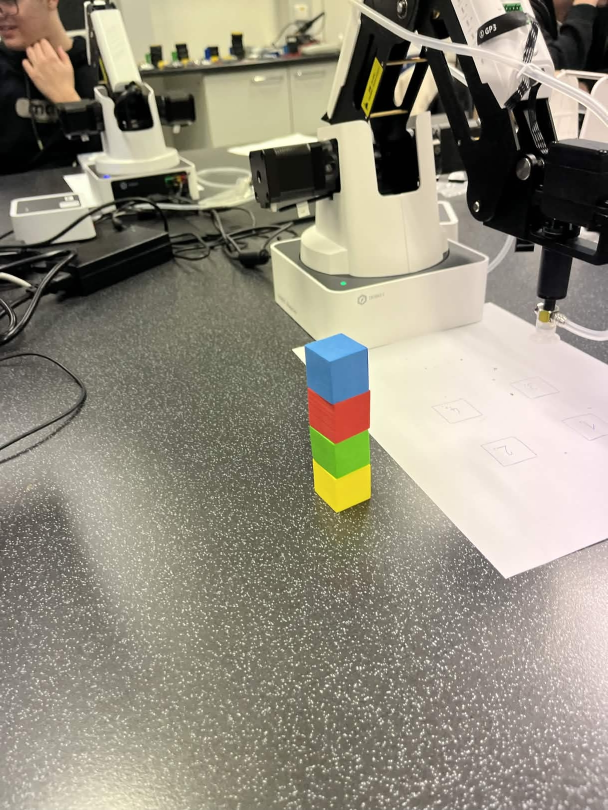
#> input picture Projekt 2/Obrázky/IMG_3015.jpg, 1215 x 1620 px (shown at 1/2 size)
$ python -i project_2C.py   (imports and definitions only)
#> lines starting #> are read from the running program, lines starting #| are printed output that depends on the picture; after the words box and inside, x2 and y2 are one past the last pixel; in counts of white or black regions, pixels touching at a corner belong together
#> further down, picture is the input picture: shape (1620, 1215, 3); mean B, G, R 124.4, 139.3, 144.6
import cv2
import numpy as np
import pydobot

last_print = 0

def detect_squares(frame):
    results = []

    img = frame.copy()
    gray = cv2.cvtColor(img, cv2.COLOR_BGR2GRAY)
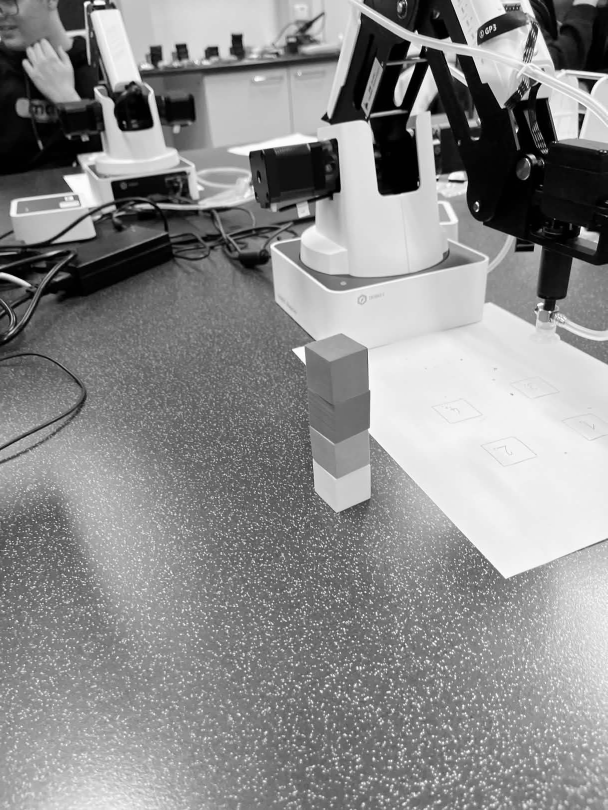
#> gray: shape (1620, 1215) (shown at 1/2 size); min 0, max 255, mean 139.2
    blur = cv2.GaussianBlur(gray, (5, 5), 0)

    thresh = cv2.adaptiveThreshold(
        blur, 255,
        cv2.ADAPTIVE_THRESH_GAUSSIAN_C,
        cv2.THRESH_BINARY_INV,
        11, 2
    )
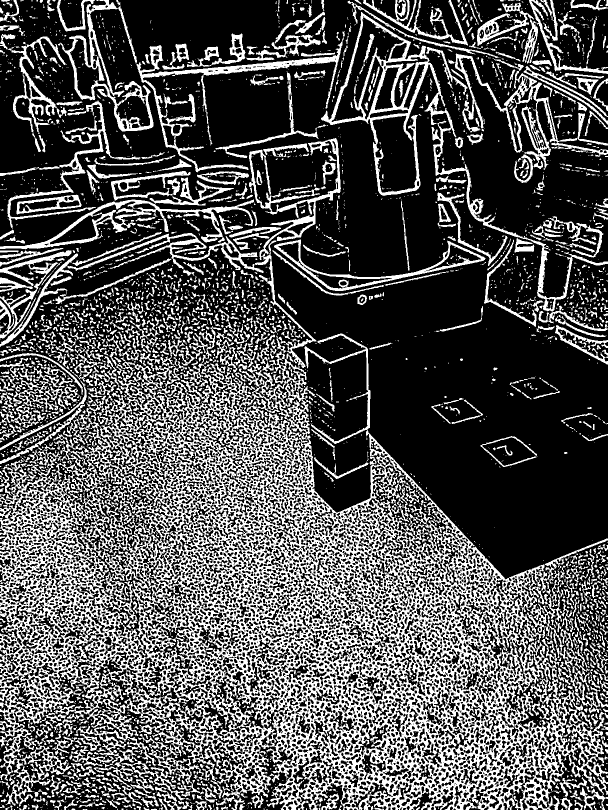
#> thresh: shape (1620, 1215) (shown at 1/2 size); 32.7% white; 3653 white regions (2513 under 20 px), largest, box (x1, y1, x2, y2) and area: (0, 276, 1215, 1620) 415881, (642, 24, 1215, 623) 18129, (273, 62, 690, 345) 9034

    # lepší rozpoznatelnost
    kernel = np.ones((3,3), np.uint8)
    thresh = cv2.morphologyEx(thresh, cv2.MORPH_CLOSE, kernel)
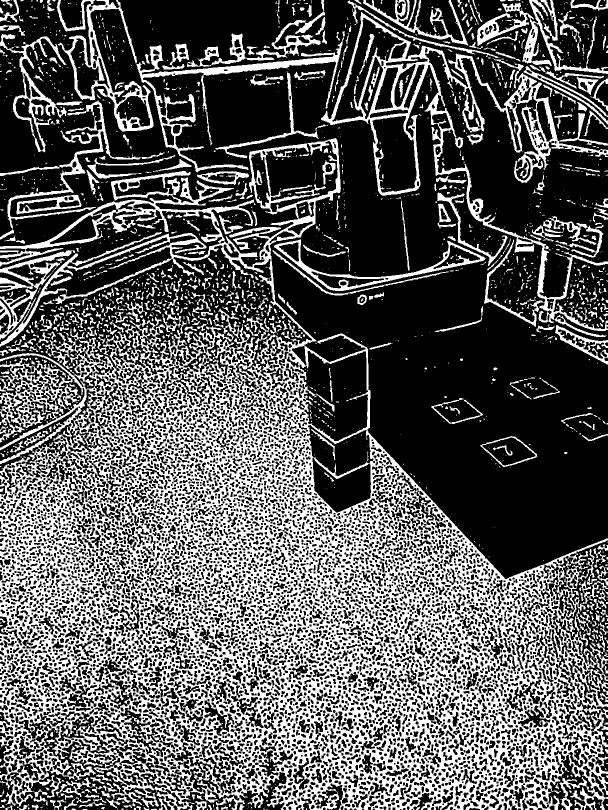
#> thresh: shape (1620, 1215) (shown at 1/2 size); 36.3% white; 1930 white regions (1371 under 20 px)

    contours, _ = cv2.findContours(thresh, cv2.RETR_TREE, cv2.CHAIN_APPROX_SIMPLE)
#> contours = 9785 contours, 2461 with area under 20; largest, box (x1, y1, x2, y2) and area: (0, 276, 1215, 1620) 952775, (642, 24, 1215, 674) 66170, (598, 701, 737, 883) 18264, (113, 0, 307, 263) 14512, (530, 281, 676, 425) 13466

    detected_centers = []

    for contour in contours:
        area = cv2.contourArea(contour)
        if area < 1000:
            continue

        rect = cv2.minAreaRect(contour)
        (cx, cy), (w, h), angle = rect

        if w == 0 or h == 0:
            continue

        ratio = w / h if w > h else h / w

        if ratio < 1.2:
            cx, cy = int(cx), int(cy)

            # odstranění duplicit
            duplicate = False
            for (px, py) in detected_centers:
                dist = np.sqrt((cx - px)**2 + (cy - py)**2)
                if dist < 50:
                    duplicate = True
                    break

            if duplicate:
                continue

            detected_centers.append((cx, cy))

            # barva ve středu
            b, g, r = img[cy, cx]

            # klasifikace barvy
            if r > g and r > b:
                color = "red"
            elif g > r and g > b:
                color = "green"
            elif b > r and b > g:
                color = "blue"
            else:
                color = "unknown"

            results.append({
                "position": (cx, cy),
                "color": color,
                "rgb": (int(r), int(g), int(b))
            })
#> this loop made 9785 passes
#> (area, cx, cy, w, h, angle, ratio, b) on passes 381, 1213, 1827, 1882, 2585: (1592, 134, 688, 79.25, 69.76, -54.29, 1.14, 90), (952775, 606, 947, 1343, 1214, -90, 1.11, 78), (1006, 543, 1529, 50.18, 43.66, -57.8, 1.15, 108), (1413.5, 443, 1526, 61.53, 57.43, -35.36, 1.07, 117), (1249.5, 1065, 1440, 54.64, 50.49, -41.63, 1.08, 136)
#> area on passes 17, 29, 32, 34, 35, 36: 20, 20.5, 27.5, 37.5, 32.5, 26
#> after the loop, detected_centers = [(134, 688), (606, 947), (543, 1529), (443, 1526), (1065, 1440), (683, 970), (141, 786)]; results = 7 items

    return results, thresh

# pripojeni robota

port = "COM3"

try:
    device = pydobot.Dobot(port=port, verbose=True)
except Exception as e:
    print(f"Chyba pripojenia: {e}")
    exit()

# Kalibrace a start

# [1 line that did not run here, left out]
# [1 line not run here, left out]
home_r = -120

 # Zistenie štartovacej pozície
# [1 line that did not run here, left out]
# [1 line not run here, left out]

# Nulova pozice kamery
pos_0_x = 172
pos_0_y = -94

# Limity ramena
X_MIN, X_MAX = 150, 300
Y_MIN, Y_MAX = -150, 150

# Pohyb nad plochu
# [7 lines not run here, left out]

#pocet kostek v sloupu
kostek_red = 0
kostek_blue = 0

# [63 lines not run here, left out]

>>> import cv2
>>> picture = cv2.imread('../Obrázky/IMG_3015.jpg')
>>> result = detect_squares(picture)

$ run again, on Projekt 2/Obrázky/IMG_3016.jpg
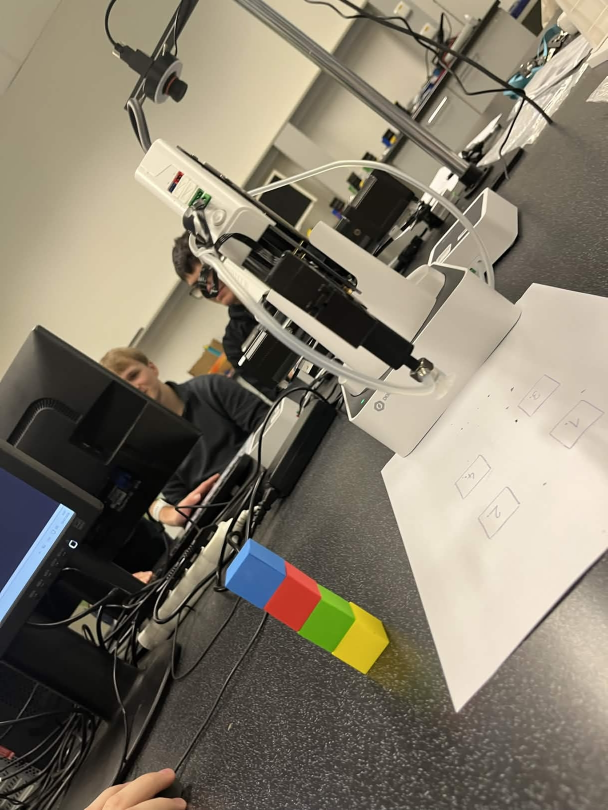
#> input picture Projekt 2/Obrázky/IMG_3016.jpg, 1215 x 1620 px (shown at 1/2 size)
#> picture is the input picture: shape (1620, 1215, 3); mean B, G, R 107.2, 122.7, 130.5
#> in detect_squares, `thresh = cv2.adaptiveThreshold( blur, 255, cv2.ADAPTIVE_THRESH_GAUSSIA..`:
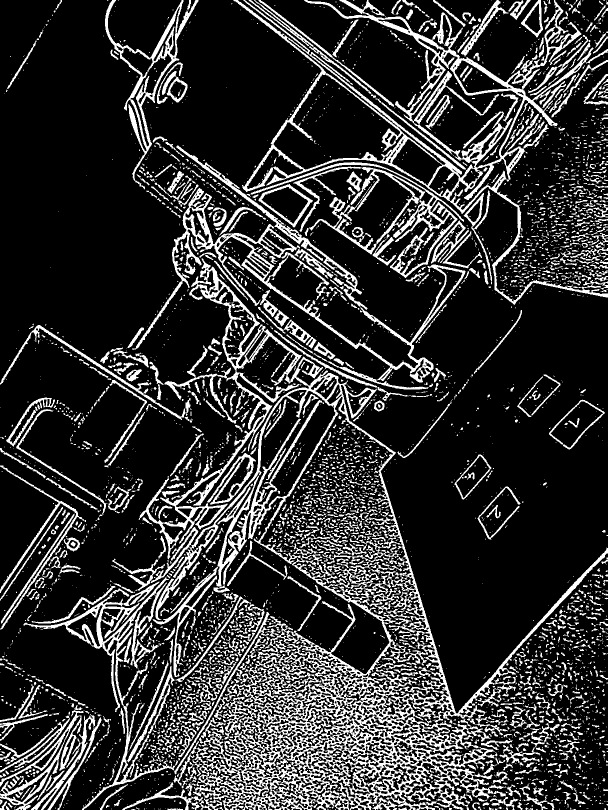
#> thresh: shape (1620, 1215) (shown at 1/2 size); 19.7% white; 4856 white regions (3617 under 20 px), largest, box (x1, y1, x2, y2) and area: (244, 517, 1215, 1620) 134319, (467, 0, 1215, 610) 38480, (264, 291, 931, 779) 23020
#> in detect_squares, `thresh = cv2.morphologyEx(thresh, cv2.MORPH_CLOSE, kernel)`:
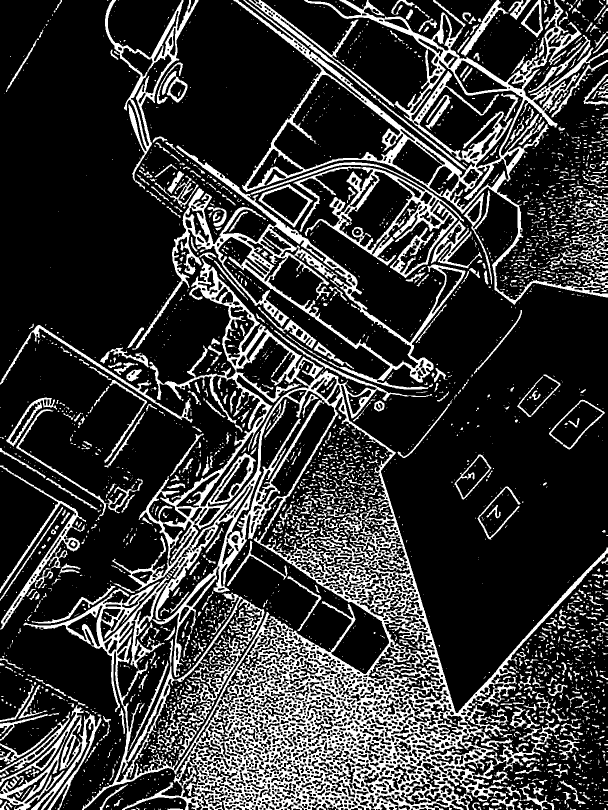
#> thresh: shape (1620, 1215) (shown at 1/2 size); 21.3% white; 3151 white regions (2352 under 20 px)
#> contours = 5109 contours, 2869 with area under 20; largest, box (x1, y1, x2, y2) and area: (47, 517, 1215, 1620) 477465, (467, 0, 1215, 610) 115459, (233, 995, 779, 1561) 94922, (264, 291, 931, 779) 79164, (520, 793, 788, 1125) 39732
#> the loop in detect_squares, `for contour in contours:` made 5109 passes
#> (area, cx, cy, w, h, angle, ratio) on passes 1539, 3845: (477465, 637, 1141, 1128, 1113.4, -78.22, 1.01), (1049.5, 613, 744, 42.9, 40.74, -59.74, 1.05)
#> after the loop in detect_squares, `for contour in contours:`: detected_centers = [(637, 1141), (613, 744), (351, 172), (888, 363), (673, 277)]; results = 5 items

$ run again, on Projekt 2/Obrázky/IMG_3017.jpg
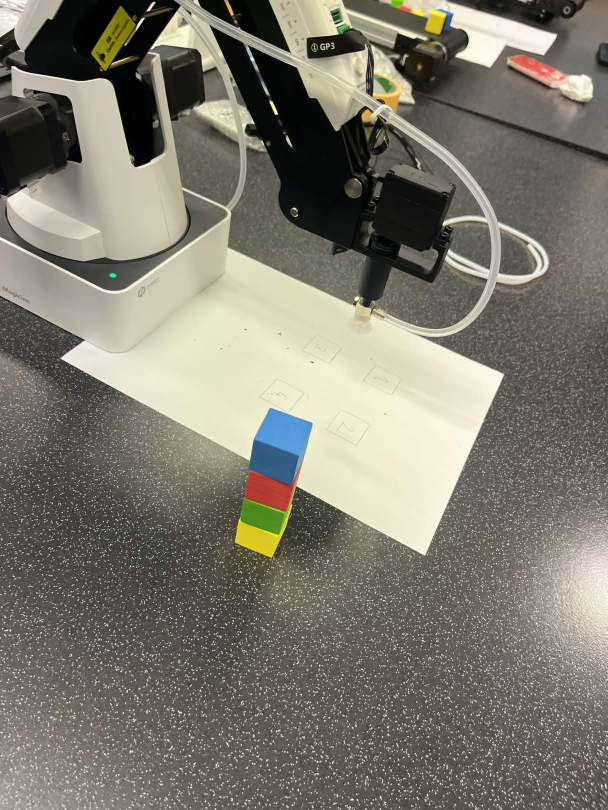
#> input picture Projekt 2/Obrázky/IMG_3017.jpg, 1215 x 1620 px (shown at 1/2 size)
#> picture is the input picture: shape (1620, 1215, 3); mean B, G, R 108.8, 121.4, 124.7
#> in detect_squares, `thresh = cv2.adaptiveThreshold( blur, 255, cv2.ADAPTIVE_THRESH_GAUSSIA..`:
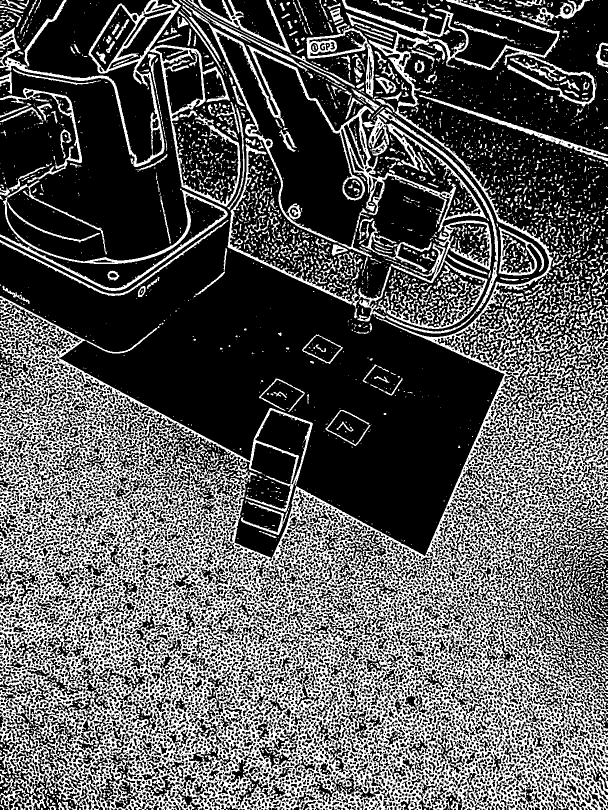
#> thresh: shape (1620, 1215) (shown at 1/2 size); 34.3% white; 3465 white regions (2558 under 20 px), largest, box (x1, y1, x2, y2) and area: (0, 0, 1215, 1620) 512638, (358, 0, 978, 538) 18747, (0, 0, 481, 414) 16394
#> in detect_squares, `thresh = cv2.morphologyEx(thresh, cv2.MORPH_CLOSE, kernel)`:
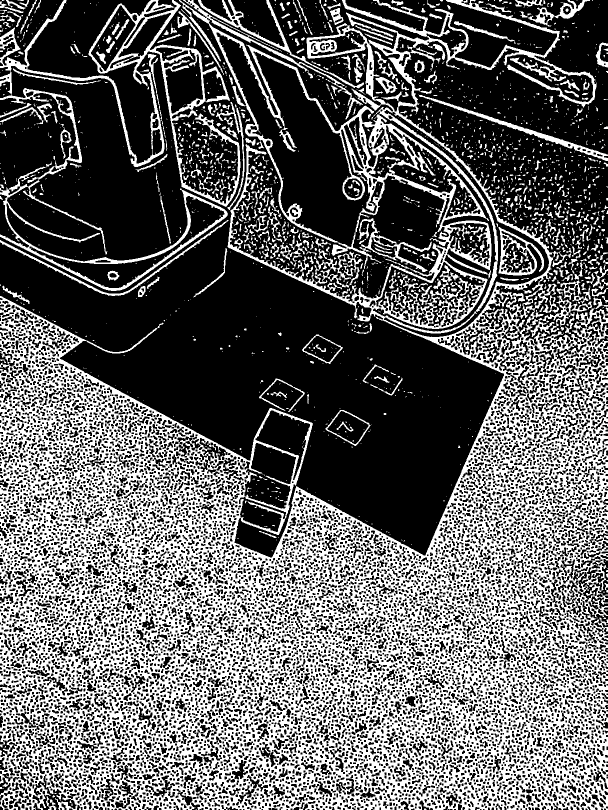
#> thresh: shape (1620, 1215) (shown at 1/2 size); 39.4% white; 1934 white regions (1430 under 20 px)
#> contours = 13820 contours, 4076 with area under 20; largest, box (x1, y1, x2, y2) and area: (0, 0, 1215, 1620) 1132578, (0, 0, 481, 582) 58646, (432, 64, 767, 495) 48724, (767, 219, 1099, 675) 14276, (58, 391, 450, 577) 11104
#> the loop in detect_squares, `for contour in contours:` made 13820 passes
#> area on passes 8, 21, 38: 137, 32, 60
#> after the loop in detect_squares, `for contour in contours:`: detected_centers = [(540, 951), (426, 898), (560, 888), (885, 621), (938, 487), (706, 376), (1042, 502), (895, 73)]; results = 8 items

$ run again, on Projekt 2/Obrázky/IMG_3018.jpg
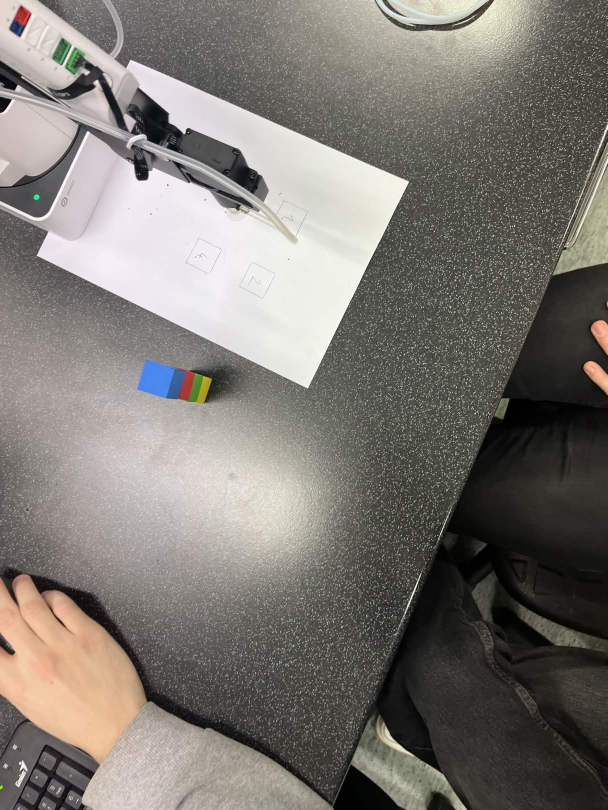
#> input picture Projekt 2/Obrázky/IMG_3018.jpg, 1215 x 1620 px (shown at 1/2 size)
#> picture is the input picture: shape (1620, 1215, 3); mean B, G, R 115.2, 120.2, 125
#> in detect_squares, `thresh = cv2.adaptiveThreshold( blur, 255, cv2.ADAPTIVE_THRESH_GAUSSIA..`:
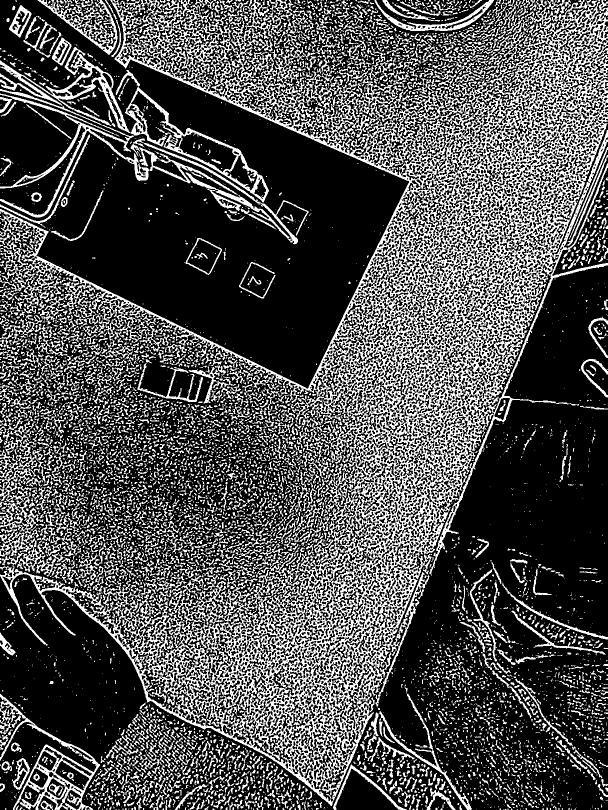
#> thresh: shape (1620, 1215) (shown at 1/2 size); 30.9% white; 7249 white regions (4916 under 20 px), largest, box (x1, y1, x2, y2) and area: (0, 0, 1215, 1612) 357928, (0, 94, 538, 405) 12972, (0, 178, 475, 435) 8544
#> in detect_squares, `thresh = cv2.morphologyEx(thresh, cv2.MORPH_CLOSE, kernel)`:
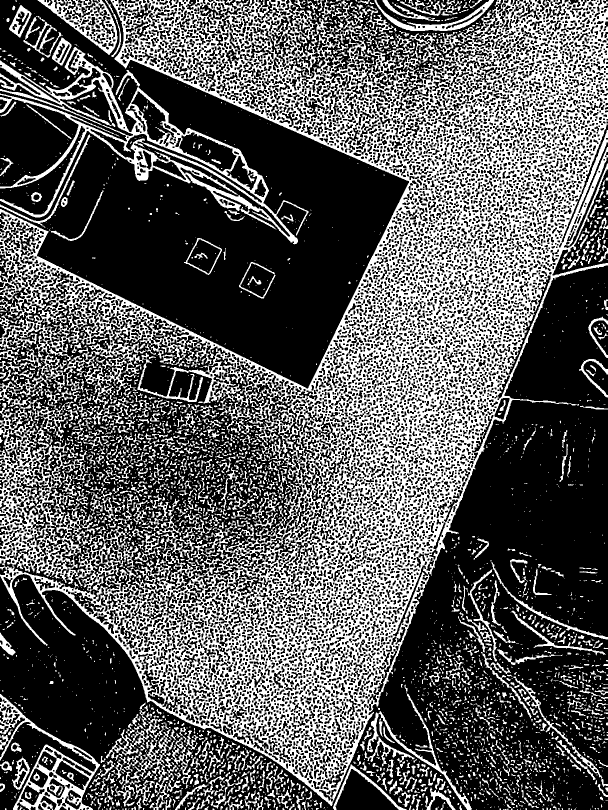
#> thresh: shape (1620, 1215) (shown at 1/2 size); 35.9% white; 3447 white regions (2408 under 20 px)
#> contours = 13392 contours, 4856 with area under 20; largest, box (x1, y1, x2, y2) and area: (0, 0, 1215, 1612) 1031633, (9, 714, 606, 1188) 149986, (0, 94, 617, 489) 48662, (0, 1388, 200, 1620) 15824, (75, 0, 235, 110) 7807
#> the loop in detect_squares, `for contour in contours:` made 13392 passes
#> (area, cx, cy, w, h, angle, ratio, b) on passes 1019, 1214, 1230, 2163, 2208, 2619: (3894.5, 292, 1503, 134.7, 126.2, -42.17, 1.07, 196), (15823.5, 99, 1503, 231, 199, -90, 1.16, 37), (1005, 64, 1587, 41.06, 37.83, -60.26, 1.09, 94), (3100, 514, 559, 58.38, 56.01, -62.74, 1.04, 239), (3065, 406, 511, 59.28, 56.75, -62.93, 1.04, 255), (1324, 84, 72, 59.63, 68.78, -56.31, 1.15, 242)
#> after the loop in detect_squares, `for contour in contours:`: detected_centers = [(292, 1503), (99, 1503), (64, 1587), (514, 559), (406, 511), (84, 72), (229, 1148), (320, 932), (818, 96)]; results = 9 items
